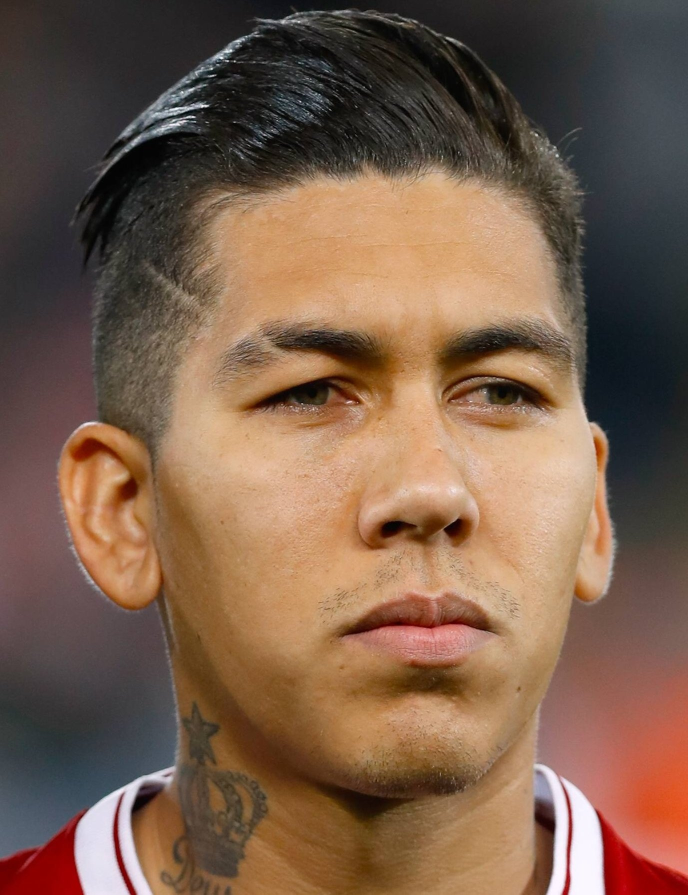
#> input picture p1.jpg, 1376 x 1789 px (shown at 1/2 size); its folder holds only this picture in this run
$ jupyter execute --allow-errors 'ECE 613 Face Detection Experiments (Feature-based method).ipynb'
#> lines starting #> are read from the running program, lines starting #| are printed output that depends on the picture
[cell 1]
import cv2
import os
import random
import numpy as np
import matplotlib.pyplot as plt

5. Stitch transformed left image and original central image together using pyramid image blending.
6. Display stitched image.

7. Compute SURF keypoints and corresponding descriptors for above stitched image and right image.

Part 2: Feature-based methods
2.1 Histogram of Gradient

[cell 2]
#Training

# Resize the training images to 128 × 128.
people = []
for num in range(1,30):
    people.append("p{number}.jpg".format(number=num))
#> further down, img1 is the input picture: shape (1789, 1376, 3); mean B, G, R 75.6, 94.5, 122.5

resized_imgs = []
#> (the rest of this cell did not finish here and is left out)

[cell 3]
#2. Compute HoG features using cell size of 4*4 pixels, block size of2*2 cells and 9 orientation bins
def hog_f(imgs):

    cell_size = (4, 4)  # h x w in pixels
    block_size = (2, 2)  # h x w in cells
    nbins = 9  # number of orientation bins

    the_HoG_features = []
    for img in imgs:

        hog = cv2.HOGDescriptor(_winSize=(img.shape[1] // cell_size[1] * cell_size[1],
                                          img.shape[0] // cell_size[0] * cell_size[0]),
                                _blockSize=(block_size[1] * cell_size[1],
                                            block_size[0] * cell_size[0]),
                                _blockStride=(cell_size[1], cell_size[0]),
                                _cellSize=(cell_size[1], cell_size[0]),
                                _nbins=nbins)

        n_cells = (img.shape[0] // cell_size[0], img.shape[1] // cell_size[1])


        hog_feats = hog.compute(img) \
                       .reshape(n_cells[1] - block_size[1] + 1,
                                n_cells[0] - block_size[0] + 1,
                                block_size[1], block_size[0], nbins) \
                       .transpose((1, 0, 3, 2, 4))  # index blocks by rows first

        the_HoG_features.append(hog_feats)
#> this loop made 1 pass
#> n_cells on pass 1: (32, 32)
#> after the loop, the_HoG_features = 1 item

    return the_HoG_features


hog_features = hog_f(resized_imgs)
#> hog_features = 1 item

# 3.Calculate and store the mean feature map across training images

feature_mean = sum(hog_features) / len(hog_features)

#print(feature_mean)

#4.Display 9 orientation channels of the mean feature maps for the first block.
#for i in range(3):
#####
plt.figure(figsize = (10,10))

plt.subplot(131)
plt.pcolor(feature_mean[:, :, 0,0,0])
plt.gca().invert_yaxis()
plt.gca().set_aspect('equal', adjustable='box')
plt.title("Mean Features with bin = {}, block = 1".format(1),fontsize=10)


plt.subplot(132)
plt.pcolor(feature_mean[:, :, 0,0,1])
plt.gca().invert_yaxis()
plt.gca().set_aspect('equal', adjustable='box')
plt.title("Mean Features with bin = {}, block = 1".format(2),fontsize=10)
plt.subplot(133)
plt.pcolor(feature_mean[:, :, 0,0,2])
plt.gca().invert_yaxis()
plt.gca().set_aspect('equal', adjustable='box')
plt.title("Mean Features with bin = {}, block = 1".format(3),fontsize=10)
plt.figure(figsize = (10,10))
plt.subplot(231)
plt.pcolor(feature_mean[:, :, 0,0,3])
plt.gca().invert_yaxis()
plt.gca().set_aspect('equal', adjustable='box')
plt.title("Mean Features with bin = {}, block = 1".format(4),fontsize=10)
plt.subplot(232)
plt.pcolor(feature_mean[:, :, 0,0,4])
plt.gca().invert_yaxis()
plt.gca().set_aspect('equal', adjustable='box')
plt.title("Mean Features with bin = {}, block = 1".format(5),fontsize=10)
plt.subplot(233)
plt.pcolor(feature_mean[:, :, 0,0,5])
plt.gca().invert_yaxis()
plt.gca().set_aspect('equal', adjustable='box')
plt.title("Mean Features with bin = {}, block = 1".format(6),fontsize=10)
plt.figure(figsize = (10,10))
plt.subplot(331)
plt.pcolor(feature_mean[:, :, 0,0,6])
plt.gca().invert_yaxis()
plt.gca().set_aspect('equal', adjustable='box')
plt.title("Mean Features with bin = {}, block = 1".format(7),fontsize=10)
plt.subplot(332)
plt.pcolor(feature_mean[:, :, 0,0,7])
plt.gca().invert_yaxis()
plt.gca().set_aspect('equal', adjustable='box')
plt.title("Mean Features with bin = {}, block = 1".format(8),fontsize=10)
plt.subplot(333)
plt.pcolor(feature_mean[:, :, 0,0,8])
plt.gca().invert_yaxis()
plt.gca().set_aspect('equal', adjustable='box')
plt.title("Mean Features with bin = {}, block = 1".format(9),fontsize=10)
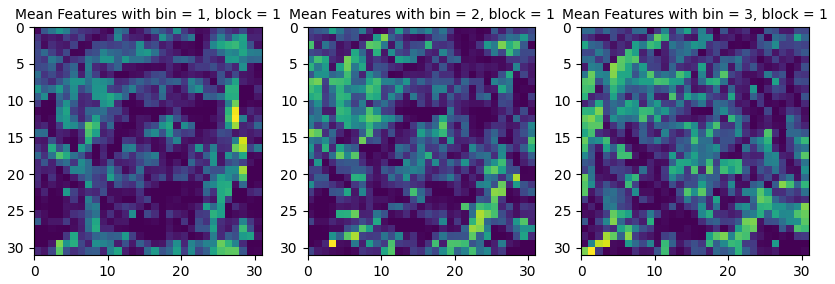
#> figure drawn by matplotlib, 3 panels
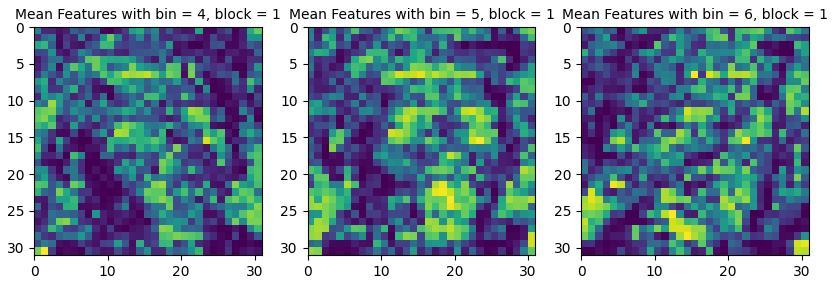
#> figure drawn by matplotlib, 3 panels
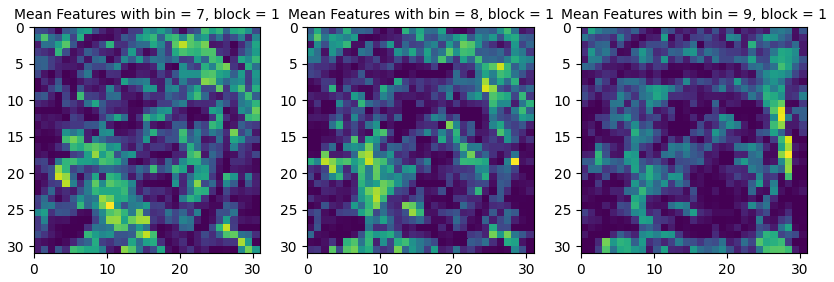
#> figure drawn by matplotlib, 3 panels
